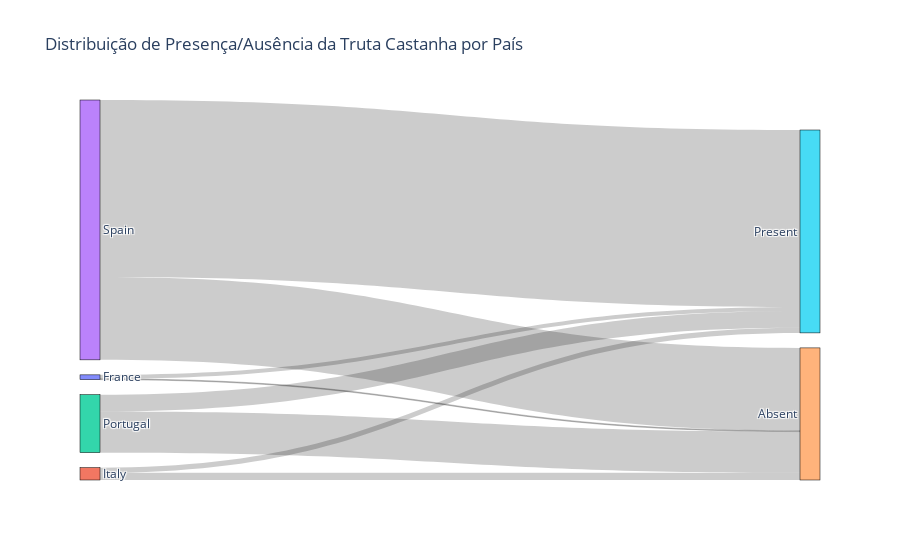

This figure's notebook cell:
### Code cell
# Mapear a coluna 'Salmo trutta fario' para 'Present' (1) e 'Absent' (0)
df['trout_presence'] = df['Salmo trutta fario'].map({1: 'Present', 0: 'Absent'})

# Contar combinações entre 'Country' e 'trout_presence'
grouped = df.groupby(['Country', 'trout_presence']).size().reset_index(name='count')

# Criar listas únicas para labels (nós)
countries = list(grouped['Country'].unique())
presence = list(grouped['trout_presence'].unique())
labels = countries + presence

# Mapear os índices dos países e das categorias de presença/ausência
country_index = {country: i for i, country in enumerate(countries)}
presence_index = {status: i + len(countries) for i, status in enumerate(presence)}

# Criar as ligações (source, target, value)
sources = [country_index[c] for c in grouped['Country']]
targets = [presence_index[p] for p in grouped['trout_presence']]
values = grouped['count'].tolist()

# Criar o gráfico alluvial (Sankey diagram)
fig = go.Figure(data=[go.Sankey(
    node=dict(
        pad=15,
        thickness=20,
        line=dict(color="black", width=0.5),
        label=labels
    ),
    link=dict(
        source=sources,
        target=targets,
        value=values
    ))])

# Adicionar título e exibir o gráfico
fig.update_layout(title_text="Distribuição de Presença/Ausência da Truta Castanha por País", font_size=12)
fig.show()

### Figure 1 — Plotly figure (JSON) as saved in the notebook; plotly's stock layout.template omitted (floating-point values rounded to 4 significant figures)
{"data": [{"link": {"source": [0, 0, 1, 1, 2, 2, 3, 3], "target": [4, 5, 4, 5, 4, 5, 4, 5], "value": [13, 59, 109, 76, 615, 252, 1239, 2648]}, "node": {"label": ["France", "Italy", "Portugal", "Spain", "Absent", "Present"], "line": {"color": "black", "width": 0.5}, "pad": 15, "thickness": 20}, "type": "sankey"}], "layout": {"font": {"size": 12}, "title": {"text": "Distribuição de Presença/Ausência da Truta Castanha por País"}}}
